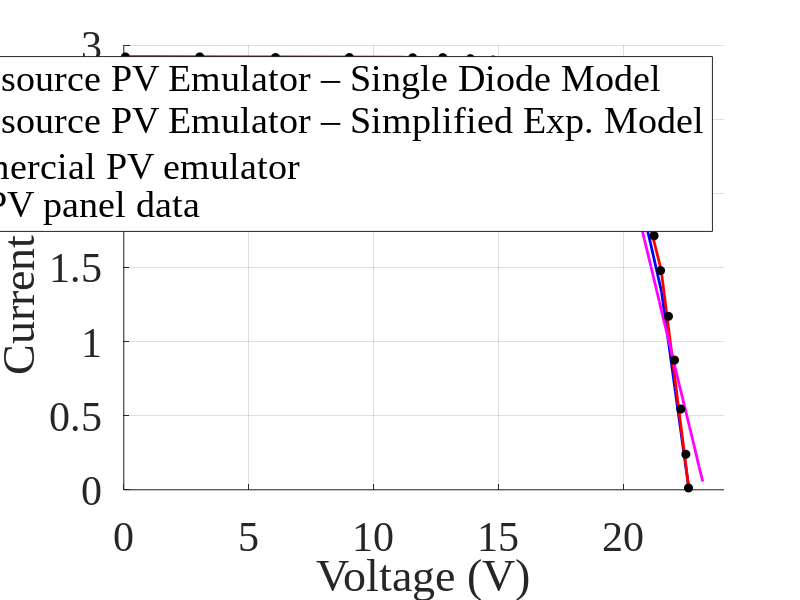

Here is the MATLAB script that generated this plot:
% MATLAB Script: comparison of the 3 curves + experimental points
clear; clc; close all

%% 1) Plotting the three curves + experimental points

figure('Color','w','Position',[100 100 900 500]);
hold on; grid on;
% % Complete emulator
% V_complet = [
%     0
%     13.13;
%     18.31;
%     20.56;
%     21.88;
%     22.68;
%     23.52;
%     24.61;
%     25.46;
%     26.1;
%     26.69;
%     27.24;
%     27.52;
%     27.75;
%     28.18;
% 
%    ];
% 
% I_complet = [
%     4.12;
%     4.03;
%     3.96;
%     3.87;
%     3.72;
%     3.63;
%     3.38;
%     3;
%     2.7;
%     2.19;
%     1.72;
%     0.99;
%     0.59;
%     0.26;
%     0;
% ];
% % Complete emulator - KC85TS
% V_complete = [
%     0
%     13.20;
%     14.49;
%     15.37;
%     16.52;
%     17.29;
%     18.48;
%     19.51;
%     20.11;
%     20.73;
%     21.23;
%     21.55
%     21.7
% ];
% 
% I_complete = [
%     5.34
%     5.33;
%     5.31;
%     5.28;
%     5.15;
%     5.04;
%     4.29;
%     3.60;
%     2.77;
%     1.85;
%     0.89;
%     0.29
%     0
% ];
% Complete emulator - Uni‑Solar ES‑62T (S = 1000 W/m^2 and T = 25°C)
% V_complete = [
%     0;
%     9.063915;
%     10.677806;
%     12.169374;
%     13.542478;
%     15.171309;
%     16.019594;
%     16.904531;
%     17.930962;
%     18.904875;
%     20.006903;
%     20.9;
% ];
% 
% I_complete = [
%     5.06;
%     4.823837;
%     4.712195;
%     4.598453;
%     4.414268;
%     4.023467;
%     3.644424;
%     3.249001;
%     2.790355;
%     2.093971;
%     1.085319;
%     0;
% ];

% Complete emulator - Renogy RNG-50DB-H (S = 1000 W/m^2 and T = 25°C)
V_complete = [
    0;
    7.320326;
    11.047176;
    14.633799;
    16.772703;
    18.451015;
    19.458088;
    20.484665;
    21.060669;
    21.505325;
    22.052029;
    22.6;
];
I_complete = [
    2.92;
    2.915389;
    2.912366;
    2.899004;
    2.849638;
    2.713782;
    2.405523;
    2.079475;
    1.663485;
    1.332226;
    0.665934;
    0;
];

% Complete emulator - ME Solar MESM-50W (S = 1000 W/m^2 and T = 25°C)
% V_complete = [
%     0;
%     6.993855;
%     10.947917;
%     14.322508;
%     15.97874;
%     17.005857;
%     17.847771;
%     18.351051;
%     19.306019;
%     20.117302;
%     20.741932;
%     21.237494;
%     21.773888;
%     22.3;
% ];
% 
% I_complete = [
%     3.03;
%     3.027369;
%     3.02415;
%     3.009032;
%     2.969837;
%     2.880805;
%     2.793502;
%     2.621022;
%     2.293747;
%     1.991315;
%     1.521222;
%     1.131808;
%     0.559949;
%     0;
% ];

h1 = plot(V_complete,  I_complete,   '-b',  'LineWidth',2);     

% % Simple emulator 
% V_simple = [
%     0
%     15.59;
%     17.23;
%     18.55;
%     19.60;
%     20.42;
%     21.61;
%     22.88;
%     24.18;
%     25.40;
%     26.10;
%     26.69;
%     27.49;
%     27.97
%     28.18;
% ];
% 
% I_simple = [
%     4.12;
%     4.08;
%     4.06;
%     4.03;
%     3.98;
%     3.94;
%     3.80;
%     3.63;
%     3.18;
%     2.76;
%     2.27;
%     1.84;
%     0.87;
%     0.26;
%     0;
% ];
% % Simple emulator - KC85TS
% V_simple = [
%     0
%     13.24;
%     14.25;
%     15.19;
%     15.95;
%     17.23;
%     18.29;
%     19.49;
%     20.09;
%     20.62;
%     21.11;
%     21.58
%     21.7
% ];
% 
% I_simple = [
%     5.34
%     5.31;
%     5.29;
%     5.26;
%     5.20;
%     5.04;
%     4.61;
%     4.06;
%     3.36;
%     2.71;
%     1.48;
%     0.29
%     0
% ];

% Simple emulator - Uni‑Solar ES‑62T (S = 1000 W/m^2 and T = 25°C)
% V_simple = [
%     0;
%     10.14;
%     11.60;
%     12.88;
%     14.14;
%     14.96;
%     16.69;
%     17.92;
%     18.90;
%     19.91;
%     20.49;
%     21;
% ];
% 
% I_simple = [
%     5.1;
%     4.81;
%     4.69;
%     4.53;
%     4.29;
%     4.11;
%     3.39;
%     2.87;
%     2.22;
%     1.31;
%     0.61;
%     0;
% ];

% Simple emulator - Renogy RNG-50DB-H – 50 W (S = 1000 W/m^2 and T = 25°C)
V_simple = [
    0;
    6.817072;
    11.080575;
    15.057276;
    16.803661;
    17.610468;
    18.552885;
    19.459518;
    20.528112;
    21.02478;
    21.487143;
    22.002245;
    22.6;
];
I_simple = [
    2.92;
    2.919855;
    2.918193;
    2.894286;
    2.843843;
    2.780185;
    2.695215;
    2.44177;
    2.114295;
    1.793764;
    1.483582;
    0.796883;
    0;
];

% % Simple emulator - ME Solar MESM-50W (S = 1000 W/m^2 and T = 25°C)
% V_simple = [
%     0;
%     8.08962;
%     11.45164;
%     14.526568;
%     16.046844;
%     16.94203;
%     17.753181;
%     18.2904;
%     19.387537;
%     20.072838;
%     20.594084;
%     21.106194;
%     21.724693;
%     22.3;
% ];
% 
% I_simple = [
%     3.03;
%     3.028738;
%     3.021295;
%     2.99427;
%     2.949897;
%     2.878464;
%     2.813736;
%     2.679999;
%     2.389157;
%     2.202046;
%     1.848619;
%     1.501389;
%     0.7471;
%     0;
% ];

h2 = plot(V_simple, I_simple, '-r', 'LineWidth',2);  % plot simple exponential model

% % Commercial emulator
% V_commercial = [
%     0;
%     1.43;
%     4.82;
%     9.5;
%     15.9;
%     18.72;
%     19.9;
%     20.51;
%     22.06;
%     23.07;
%     23.95;
%     24.58;
%     24.79;
%     25.39;
%     25.90;
%     26.43;
%     27.00;
%     27.57;
%     28.09;
%     28.18;
%    ];
% 
% I_commercial = [
%     4.12;
%     4.11;
%     4.09;
%     4.05;
%     3.97;
%     3.89;
%     3.85;
%     3.83;
%     3.73;
%     3.61;
%     3.37;
%     2.96;
%     2.79;
%     2.3;
%     1.87;
%     1.44;
%     0.97;
%     0.5;
%     0.07;
%     0;
% 
% ];
% Commercial emulator - Uni‑Solar ES‑62T (S = 1000 W/m^2 and T = 25°C)
% V_commercial = [
%     0;
%     3.05;
%     5.95;
%     7.42;
%     10.72;
%     11.25;
%     12.2;
%     12.93;
%     13.54;
%     14.22;
%     14.28;
%     14.6;
%     14.9;
%     15.08;
%     15.31;
%     15.63;
%     15.84;
%     16.05;
%     16.26;
%     16.46;
%     16.71;
%     17.02;
%     17.31;
%     17.54;
%     17.7;
%     18;
%     18.54;
%     19.01;
%     19.56;
%     20.02;
%     20.5;
%     20.94;
%     21.00;
% ];
% 
% I_commercial = [
%     5.02;
%     4.99;
%     4.89;
%     4.82;
%     4.61;
%     4.57;
%     4.48;
%     4.40;
%     4.32;
%     4.22;
%     4.21;
%     4.15;
%     3.99;
%     3.89;
%     3.76;
%     3.68;
%     3.59;
%     3.51;
%     3.43;
%     3.35;
%     3.22;
%     3.09;
%     2.95;
%     2.82;
%     2.70;
%     2.54;
%     2.23;
%     1.97;
%     1.58;
%     1.24;
%     0.86;
%     0.51;
%     0.46;
% ];

% Commercial emulator - Renogy RNG-50DB-H – 50 W (S = 1000 W/m^2 and T = 25°C)
V_commercial = [
    0.501;
    1.23;
    2.7;
    3.14;
    4.63;
    5.6;
    6.1;
    7.6;
    8.7;
    9.3;
    10.81;
    11.26;
    12.34;
    13.1;
    14.7;
    15.65;
    15.81;
    16.32;
    16.47;
    16.81;
    16.96;
    17.36;
    17.68;
    17.73;
    17.91;
    18.24;
    18.37;
    18.63;
    18.88;
    18.97;
    19.12;
    19.4;
    19.52;
    19.68;
    19.78;
    19.84;
    20.05;
    20.24;
    20.44;
    20.65;
    20.82;
    21.08;
    21.18;
    21.41;
    21.6;
    21.8;
    22.05;
    22.21;
    22.43;
    22.62;
    22.8;
    23.0;
    23.15;
];
I_commercial = [
    2.92;
    2.92;
    2.91;
    2.91;
    2.9;
    2.9;
    2.9;
    2.89;
    2.88;
    2.88;
    2.87;
    2.87;
    2.86;
    2.85;
    2.83;
    2.82;
    2.81;
    2.804;
    2.801;
    2.793;
    2.789;
    2.776;
    2.766;
    2.763;
    2.755;
    2.738;
    2.73;
    2.71;
    2.69;
    2.678;
    2.66;
    2.594;
    2.55;
    2.48;
    2.411;
    2.372;
    2.229;
    2.093;
    1.955;
    1.805;
    1.686;
    1.505;
    1.435;
    1.272;
    1.136;
    1.001;
    0.823;
    0.709;
    0.558;
    0.426;
    0.301;
    0.157;
    0.056;
];

% % Commercial emulator - ME Solar MESM-50W – 50 W (S = 1000 W/m^2 and T = 25°C)
% V_commercial = [
%     0.978;
%     2.693;
%     4.348;
%     5.35;
%     7.66;
%     8.37;
%     9.39;
%     11.58;
%     12.91;
%     13.86;
%     15.93;
%     16.26;
%     17.38;
%     18.86;
%     19.6;
%     19.92;
%     20.31;
%     20.62;
%     21.04;
%     21.2;
%     21.47;
%     21.78;
%     21.96;
%     22.18;
%     22.33;
%     22.42;
%     22.73;
% ];
% 
% I_commercial = [
%     3.024;
%     3.018;
%     3.012;
%     3.007;
%     2.995;
%     2.99;
%     2.983;
%     2.965;
%     2.95;
%     2.937;
%     2.896;
%     2.887;
%     2.843;
%     2.662;
%     2.243;
%     2.026;
%     1.764;
%     1.55;
%     1.27;
%     1.156;
%     0.971;
%     0.764;
%     0.648;
%     0.496;
%     0.392;
%     0.333;
%     0.129;
% ];

h3 = plot(V_commercial, I_commercial, '-m', 'LineWidth', 2);  % plot commercial emulator

% % Real panel data
% tension_orig = [
%     4.440892098500626e-16;
%     2.748058671268336;
%     4.726056945642801;
%     6.688955996548755;
%     8.531061259706648;
%     10.388265746333053;
%     12.215271786022441;
%     14.057377049180333;
%     15.89948231233823;
%     17.726488352027623;
%     19.432700603968943;
%     21.25970664365834;
%     22.81492666091458;
%     24.21915444348578;
%     25.351596203623835;
%     26.197152717860224;
%     26.77092320966351;
%     27.32959447799829;
%     27.722174288179477;
%     28.175150992234713
% ];
% 
% courant_orig = [
%     4.124478442280946;
%     4.118219749652294;
%     4.118219749652295;
%     4.124478442280946;
%     4.118219749652294;
%     4.118219749652294;
%     4.055632823365785;
%     4.055632823365784;
%     3.9993045897079256;
%     3.9993045897079265;
%     3.9993045897079256;
%     3.880389429763558;
%     3.6488178025034763;
%     3.235744089012516;
%     2.7162726008344906;
%     2.1842837273991638;
%     1.6648122392211393;
%     1.0764951321279526;
%     0.4819193324061164;
%     0.006258692628648532
% ];
% % Real panel data - KC85TS
% 
% V_pannel = [
%     0.022348;
%     2.805293;
%     5.094829;
%     6.772498;
%     8.805455;
%     10.463411;
%     12.397684;
%     14.430690;
%     15.378120;
%     16.029497;
%     16.384810;
%     16.661175;
%     16.878341;
%     17.075832;
%     17.253636;
%     17.470986;
%     17.629138;
%     17.886134;
%     18.103669;
%     18.341001;
%     18.736670;
%     18.875183;
%     19.112663;
%     19.271036;
%     19.429519;
%     19.607825;
%     19.805966;
%     20.004082;
%     20.261777;
%     20.400719;
%     20.777558;
%     21.115022;
%     21.333500;
%     21.472663;
%     21.611790
% ];
% 
% I_pannel = [
%     5.206208;
%     5.190956;
%     5.172038;
%     5.160649;
%     5.141763;
%     5.122924;
%     5.104050;
%     5.070257;
%     5.051506;
%     5.032791;
%     5.017840;
%     5.002899;
%     4.984239;
%     4.946947;
%     4.894751;
%     4.820190;
%     4.741909;
%     4.615169;
%     4.484708;
%     4.335610;
%     4.052331;
%     3.944239;
%     3.750421;
%     3.605059;
%     3.426158;
%     3.221167;
%     2.986360;
%     2.759006;
%     2.419843;
%     2.181317;
%     1.622264;
%     1.033402;
%     0.615983;
%     0.310376;
%     0.015949
% ];

% Real panel data - Uni‑Solar ES‑62T (S = 1000 W/m^2 and T = 25°C)
% V_pannel = [
%     0.02882096069869089;
%     0.8934497816593896;
%     1.9021834061135388;
%     2.786026200873363;
%     3.881222707423584;
%     5.0340611353711795;
%     6.052401746724891;
%     7.041921397379914;
%     7.9930131004366824;
%     9.14585152838428;
%     10.231441048034936;
%     11.211353711790395;
%     11.845414847161571;
%     12.546724890829696;
%     13.103930131004367;
%     13.584279475982532;
% 14.083842794759827;
%     14.535371179039304;
%     14.929257641921398;
%     15.265502183406111;
%     15.668995633187771;
%     16.034061135371175;
%     16.379912663755455;
%     16.764192139737993;
%     17.177292576419212;
%     17.619213973799127;
%     18.137991266375543;
%     18.656768558951967;
%     19.09868995633188;
%     19.636681222707423;
%     20.165065502183403;
%     20.57816593886463;
%     20.943231441048034
% ];
% 
% I_pannel = [
%     5.0629729729729736;
%     5.027837837837839;
%     4.98918918918919;
%     4.954054054054055;
%     4.908378378378379;
%     4.862702702702704;
%     4.8205405405405415;
%     4.781891891891893;
%     4.72918918918919;
%     4.672972972972974;
%     4.616756756756757;
%     4.567567567567568;
%     4.532432432432433;
%     4.4972972972972975;
%     4.448108108108109;
%     4.391891891891893;
%     4.32864864864865;
%     4.247837837837839;
%     4.152972972972973;
%     4.058108108108109;
%     3.921081081081082;
%     3.7735135135135143;
%     3.5978378378378384;
%     3.3940540540540547;
%     3.1270270270270273;
%     2.8459459459459464;
%     2.4629729729729735;
%     2.0483783783783784;
%     1.6724324324324327;
%     1.191081081081081;
%     0.7378378378378381;
%     0.3478378378378384;
%     0.007027027027026733
% ];

% Real panel data - Renogy RNG-50DB-H – 50 W (S = 1000 W/m^2 and T = 25°C)
V_pannel = [ 
    0.061238999661659355;
    3.0378744826113886;
    6.06593628879359;
    9.019207316748718;
    11.551928051656516;
    12.757528558290698;
    13.855704699997231;
    14.771648303222042;
    15.865224726830606;
    16.729902361354295;
    17.664819810269254;
    18.450378783493765;
    19.100584026063657;
    19.605999152099663;
    20.04147065780234;
    20.416281613412224;
    20.80544927623029;
    21.20426937792104;
    21.462738787922408;
    21.777746419471736;
    22.02257696007481;
    22.272296443566514;
    22.475133634590215;
    22.579352135807298
];
I_pannel = [
    2.9194630872527965;
    2.9194630872527965;
    2.915548098563706;
    2.915548098563706;
    2.913870246173136;
    2.9149888143223963;
    2.9077181208521656;
    2.8987695749913653;
    2.879753914787145;
    2.848993288182294;
    2.794742729109542;
    2.7125279639717688;
    2.6045861294008548;
    2.4854586130039786;
    2.342281879231173;
    2.1851230434259357;
    1.9737136465477885;
    1.713087248101959;
    1.4787472036639384;
    1.170022371466326;
    0.8747203580599141;
    0.5447427290262028;
    0.23937360194308832;
    0.012304250975298636
];

% % Real panel data - ME Solar MESM-50W (S = 1000 W/m^2 and T = 25°C)
% V_pannel = [
%     0.1345090408816909;
%     3.9418622020801637;
%     7.1102974135229875;
%     10.316096247185497;
%     13.219249737750683;
%     14.493349274149194;
%     15.386339859898216;
%     16.114930504317343;
%     16.794948437178412;
%     17.542220892707384;
%     18.26333881312798;
%     18.943356748216104;
%     19.39172022153349;
%     19.65700194241112;
%     19.90733821529171;
%     20.228665369498877;
%     20.51636526682619;
%     20.882528769478625;
%     21.1702286645789;
%     21.446719472567864;
%     21.71200119344551;
% ];
% 
% I_pannel = [
%     3.0107092341738317;
%     2.9969690844678114;
%     2.9832289352435426;
%     2.970297029807906;
%     2.9614063447606873;
%     2.9533239039838524;
%     2.9533239035021017;
%     2.9525156597134687;
%     2.932309557771381;
%     2.880581935547086;
%     2.7868256213795988;
%     2.643766417317217;
%     2.503940189854619;
%     2.3099616083200765;
%     2.122448979503352;
%     1.8508789653549917;
%     1.5663770457709956;
%     1.1840775911493435;
%     0.8163265305040968;
%     0.4598908867537168;
%     0.030713275530074746;
% ];

h4 = plot(V_pannel, I_pannel, 'ko', ...      % plot real panel data
          'MarkerSize',6, 'MarkerFaceColor','k');
xlabel('Voltage (V)', 'FontSize', 30);
ylabel('Current (A)', 'FontSize', 30);

  xlim([0 24]); 
  ylim([0 3]); 

legend([h1 h2 h3 h4], ...
       {'Open-source PV Emulator – Single Diode Model', 'Open-source PV Emulator – Simplified Exp. Model', 'Commercial PV emulator', 'Real PV panel data'}, ...
       'Location','best');
% Font settings for axis ticks
set(gca, 'FontSize', 30); % Adjusted font size based on your image
% Apply Times New Roman font to all text elements
set(findall(gcf, '-property','FontName'),'FontName','Times New Roman');
set(findall(gca, '-property','FontName'),'FontName','Times New Roman');
hold off; % Release the plot
